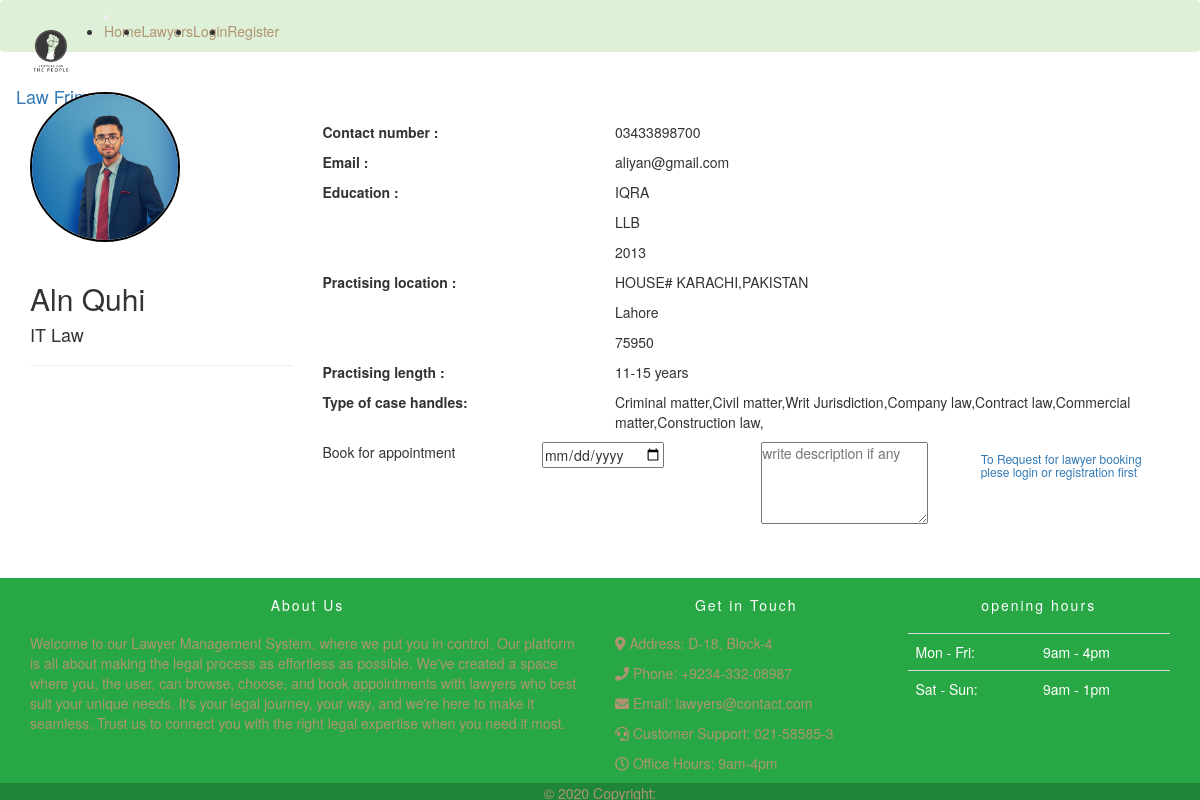
Page /single_lawyer.php?u_id=Lawyer653bfa85ea652 on the committed database.
### tables this page shows
CREATE TABLE `lawyer` (
  `ID` int(11) NOT NULL,
  `lawyer_id` varchar(20) NOT NULL,
  `contact_Number` varchar(15) NOT NULL,
  `university_College` varchar(100) NOT NULL,
  `degree` varchar(100) NOT NULL,
  `passing_year` varchar(100) NOT NULL,
  `full_address` varchar(200) NOT NULL,
  `city` varchar(50) NOT NULL,
  `zip_code` varchar(50) NOT NULL,
  `practise_Length` varchar(100) NOT NULL,
  `case_handle` varchar(500) NOT NULL,
  `speciality` varchar(100) NOT NULL,
  `image` varchar(150) NOT NULL
);

CREATE TABLE `user` (
  `u_id` varchar(20) NOT NULL,
  `first_Name` varchar(100) NOT NULL,
  `last_Name` varchar(100) NOT NULL,
  `email` varchar(100) NOT NULL,
  `password` varchar(100) NOT NULL,
  `status` varchar(100) NOT NULL,
  `role` varchar(100) NOT NULL
);

### single_lawyer.php (the view, shortened to what this page needs)
<!doctype html>
<html lang="en">
	<head>
		<link rel="stylesheet" href="https://use.fontawesome.com/releases/v5.8.1/css/all.css">
		<link rel="stylesheet" href="css/all.css">
		<link rel="stylesheet" href="css/bootstrap.css">
		<link rel="stylesheet" href="css/style.css">
		<link rel="stylesheet" href="css/media.css">
	</head>
	<body>
		<nav class="navbar navbar-dark bg-success">
			<a class="navbar-brand" href="index.php">
				<img src="images/logo.png"
					width="70" height="70" alt="logo">
				Law Frim
			</a>
			<button class="navbar-toggler" type="button" data-toggle="collapse" data-target="#navbar-list"
				aria-controls="navbarNav" aria-expanded="false" aria-label="Toggle navigation">
			</button>
			<div class="collapse navbar-collapse" id="navbar-list">
				<ul class="navbar-nav">
				    <li class="active">
						<a class="nav-link cus-a" href="index.php">Home <span class="sr-only">(current)</span></a>
						</li>
						<li class="">
							<a class="nav-link cus-a" href="lawyers.php">Lawyers</a>
						</li>
						<?php if(isset($_SESSION['login']) && $_SESSION['login'] == TRUE){ ?>
						<li class="">
							<a class="nav-link cus-a" href="user_dashboard.php">Dashboard</a>
						</li>
						<li class="">
							<a class="nav-link cus-a" href="logout.php">Logout</a>
						</li>
					<?php }else{ ?>
						    <li class="">
							 <a class="nav-link cus-a" href="login.php">Login</a>
						    </li>
						    <li class="nav-item dropdown">
							 <a class="nav-link dropdown-toggle cus-a" href="#" id="navbarDropdown" role="button"
								data-toggle="dropdown" aria-haspopup="true" aria-expanded="false">
								Register
							 </a>
						</li>
					<?php }?>
				</ul>
			</div>
		</nav>
		<section>
			<div class="container">
				<div class="row">
					<?php
						$conn = connect();
						$result = mysqli_query($conn,"SELECT * FROM user,lawyer WHERE user.u_id=lawyer.lawyer_id AND user.status='Active' AND user.u_id='" . $_GET['u_id'] . "'");
						while($row = mysqli_fetch_array($result)) {
						?>
						<div class="col-md-3">
							<div class="sideprofile">
								<img src="images/upload/<?php echo $row["image"]; ?>" class="img-fluid profile_img" alt="profile picture">
								<h2><?php echo $row["first_Name"]; ?> <?php echo $row["last_Name"]; ?></h2>
								<h4><?php echo $row["speciality"]; ?></h4>
								<hr>
							</div>
						</div>
						<div class="col-md-9">
							<div class="mainprofile">
								<div class="infogroup row">
									<div class="col-md-4">
										<label for="email"><b>Contact number :</b></label>
									</div>
									<div class="col-md-8">
										<p><?php echo $row["contact_Number"]; ?></p>
									</div>
								</div>
								<div class="infogroup row">
									<div class="col-md-4">
										<label for="email"><b>Email :</b></label>
									</div>
									<div class="col-md-8">
										<p><?php echo $row["email"]; ?></p>
									</div>
								</div>
								<div class="infogroup row">
									<div class="col-md-4">
										<label for="email"><b>Education :</b></label>
									</div>
									<div class="col-md-8">
										<p><?php echo $row["university_College"]; ?></p>
										<p><?php echo $row["degree"]; ?></p>
										<p><?php echo $row["passing_year"]; ?></p>
									</div>
								</div>
								<div class="infogroup row">
									<div class="col-md-4">
										<label for="email"><b>Practising location :</b></label>
									</div>
									<div class="col-md-8">
										<p><?php echo $row["full_address"]; ?></p>
										<p><?php echo $row["city"]; ?></p>
										<p><?php echo $row["zip_code"]; ?></p>
									</div>
								</div>
								<div class="infogroup row">
									<div class="col-md-4">
										<label for="email"><b>Practising length :</b></label>
									</div>
									<div class="col-md-8">
										<p><?php echo $row["practise_Length"]; ?></p>
									</div>
								</div>
								<div class="infogroup row">
									<div class="col-md-4">
										<label for="email"><b>Type of case handles:</b></label>
									</div>
									<div class="col-md-8">
										<p><?php echo $row["case_handle"]; ?></p>
									</div>
								</div>
								<form action="save_booking.php" method="post">
									<div class="row">
										<div class="col-md-3">
											Book for appointment
										</div>
										<div class="col-md-3">
											<input type="date"  name="date" >
										</div>
										<div class="col-md-3">
											<textarea name="description" id="" cols="20" rows="4" placeholder="write description if any"></textarea>
										</div>
										<div class="col-md-3 float-right">
											<?php if(isset($_SESSION['login']) && $_SESSION['login'] == TRUE){ ?>
												<input name="post" type="submit" class="btn btn-block btn-info" value="Request booking" />
												<?php }else{ ?>
												<h6><a href="login.php">To Request for lawyer booking plese login or registration first</a></h6>
											<?php }?>
										</div>
									</div>
								</form>
							</div>
						</div>
						<?php
						}
					?>
				</div>
			</div>
		</section>
	<footer style="background-color: #28a745;">
		<div class="container p-4">
			<div class="row">
				<div class="col-lg-6 col-md-12 mb-4">
					<h5 class="mb-3" style="letter-spacing: 2px; color: #ffffff;">About Us</h5>
					<p>Welcome to our Lawyer Management System, where we put you in control. Our platform is all about
						making the legal process as effortless as possible. We've created a space where you, the user,
						can browse, choose, and book appointments with lawyers who best suit your unique needs. It's
						your legal journey, your way, and we're here to make it seamless. Trust us to connect you with
						the right legal expertise when you need it most.</p>
				</div>
				<div class="col-lg-3 col-md-6 mb-4">
					<h5 class="mb-3" style="letter-spacing: 2px; color: #ffffff;">Get in Touch</h5>
					<ul class="list-unstyled mb-0">
						<div class="contact-details">
							<p><i class="fas fa-map-marker-alt"></i> Address: D-18, Block-4</p>
							<p><i class="fas fa-phone"></i> Phone: +9234-332-08987</p>
							<p><i class="fas fa-envelope"></i> Email: lawyers@contact.com</p>
							<p><i class="fas fa-headset"></i> Customer Support: 021-58585-3</p>
							<p><i class="far fa-clock"></i> Office Hours: 9am-4pm</p>
						</div>
					</ul>
				</div>
				<div class="col-lg-3 col-md-6 mb-4">
					<h5 class="mb-1" style="letter-spacing: 2px; color: #ffffff;">opening hours</h5>
					<table class="table" style="color: #ffffff; border-color: #666;">
						<tbody>
							<tr>
								<td>Mon - Fri:</td>
								<td>9am - 4pm</td>
							</tr>
							<tr>
								<td>Sat - Sun:</td>
								<td>9am - 1pm</td>
							</tr>
						</tbody>
					</table>
				</div>
			</div>
		</div>
		<div class="text-center p-3" style="background-color: rgba(0, 0, 0, 0.2);">
		</div>
	</footer>
			</body>
			</html>

### css/all.css (style rules this page uses)
.fa,.fab,.fal,.far,.fas { -moz-osx-font-smoothing:grayscale;-webkit-font-smoothing:antialiased;display:inline-block;font-style:normal;font-variant:normal;text-rendering:auto;line-height:1 }
.fa-clock:before { content:"\f017" }
.fa-envelope:before { content:"\f0e0" }
.fa-headset:before { content:"\f590" }
.fa-map-marker-alt:before { content:"\f3c5" }
.fa-phone:before { content:"\f095" }
.far { font-weight:400 }
.fa,.far,.fas { font-family:"Font Awesome 5 Free" }
.fa,.fas { font-weight:900 }

### css/style.css (style rules this page uses)
* { margin: 0; padding: 0; }
html { height: 100% !important; }
body { display: flex !important; min-height: 100% !important; flex-direction: column; }
.cus-a { color: #af9473 ; }
footer { margin-top: auto; background-color: black; color: #af9473 !important; }
footer h5 { text-align: center; margin: 20px 0px; }
.profile_img { width: 150px; height: 150px; border-radius: 75px; border: 2px solid black; margin: 20px 0px; }
.mainprofile { margin: 50px 0px; }

### rows in the picture
lawyer: image (picture), lawyer.first_Name "Aln", lawyer.last_Name "Quhi", speciality "IT Law", contact_Number "03433898700", lawyer.email "aliyan@gmail.com", university_College "IQRA", degree "LLB", passing_year "2013", full_address "HOUSE# KARACHI,PAKISTAN", city "Lahore", zip_code "75950", practise_Length "11-15 years", case_handle "Criminal matter,Civil matter,Writ Jurisdiction,Company law,Contract law,Commercial matter,Construction law,"
